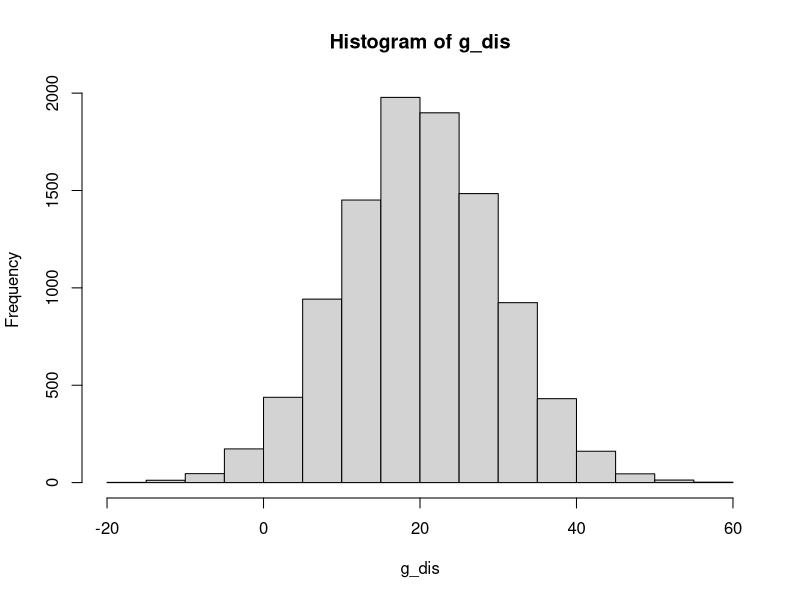
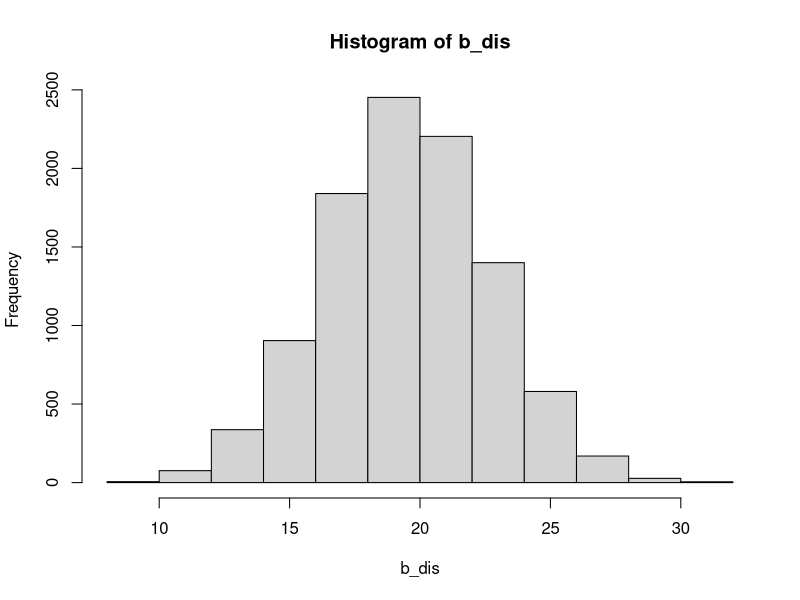
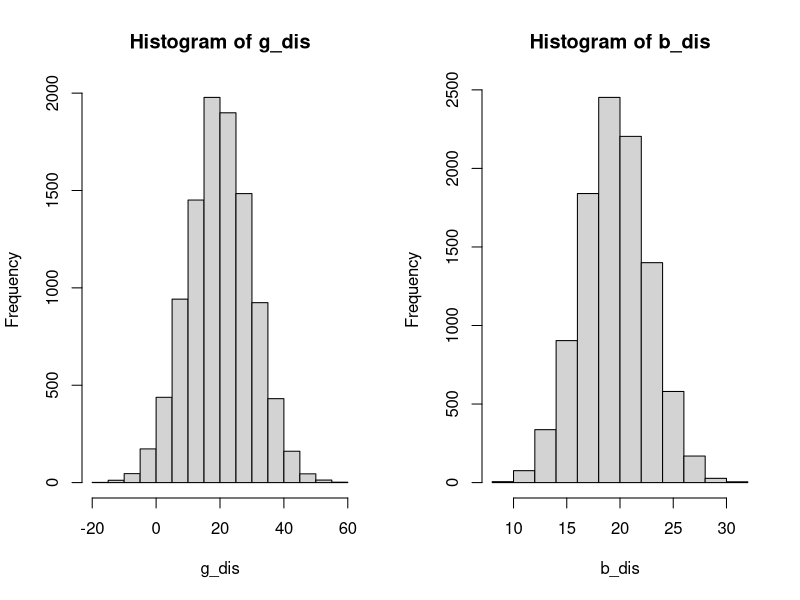

These charts were generated, in order, by the following R code:
## ---- chunk 1
set.seed(123)
g_dis <- rnorm(10000, 20, 10) #use the rnorm function to generate a Gaussian distribution

hist(g_dis) #plot the histogram
## ---- chunk 2
set.seed(123)
n <- 40 #setting n=40
p <- 0.5 #setting p=0.5
size <- 10000 #to generate 10000 numbers

b_dis <- rep(0, size) #make an empty numeric to store the result

for(i in 1:size){
  b_dis[i] <- sum(runif(n) < p) #generate 40 random numbers from uniform distribution and if the resulting number is smaller than 0.5, defined as success, then sum up the number of success to become the result of binomial distribution
}

hist(b_dis) #plot the histogram
## ---- chunk 3
par(mfrow = c(1, 2)) #change the default to compare two plots at the same time
hist(g_dis)
hist(b_dis)
## ---- chunk 4
candi <- function (m, w){ #name the function "candi" and the arguments are the number of the class member "m", and total weeks of this semester"w"
  selected <- numeric(0) #build a empty numeric to record the number has been selected
  candidate <- matrix(0, nrow = w, ncol = 2) #generate an empty matrix to store the result
  
  for(week in 1:w){
    repeat{ #repeat the loop till all requirements are satisfied
      num1 <- round(runif(1, 1, m)) #use "round" to change the result of "runif" into integer
      num2 <- round(runif(1, 1, m))
      
      if(num1 != num2 && !(num1 %in% selected) && !(num2 %in% selected)){ #if num1 is unequal to num2 and both of them haven't been selected yet
        candidate[week, ] <- c(num1, num2) #then combine those two number into the candidate matrix
        selected <- c(selected, num1, num2) #also put those two number into the "selected" numeric
        break #break the loop and continue for next week
      }
    }
  }
  return(candidate) #return the result
}
## ---- chunk 5
set.seed(123)
candi(34, 16)
